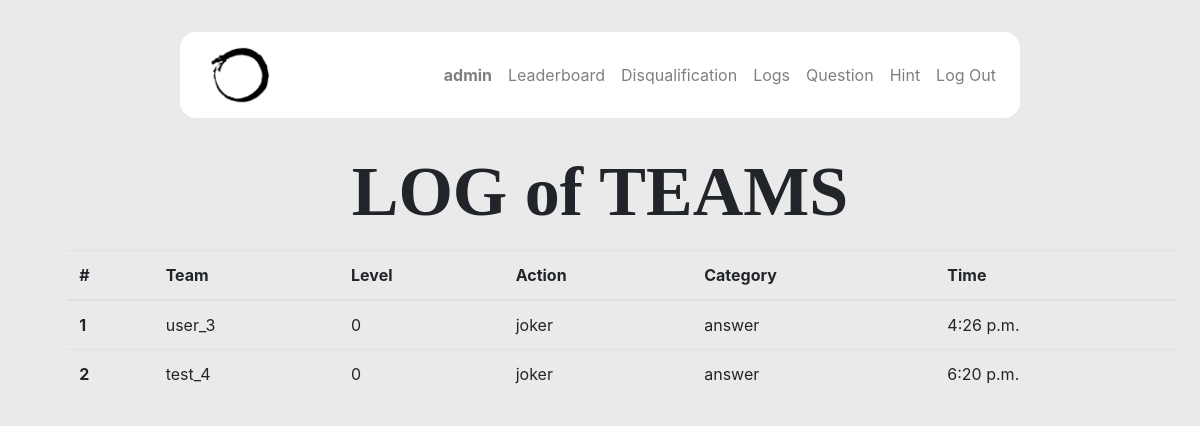
The app's page /log (signed in) with its own data.
### paradox/models.py (models this page shows, shortened)
class User(AbstractUser):
    pass

class log(models.Model):
    username = models.CharField(max_length=400)
    action = models.CharField(max_length=400)
    time = models.TimeField(auto_now_add=True)
    category = models.CharField(max_length=400)
    level = models.IntegerField()
    objects = models.Manager()

### paradox/views.py (the view)
# urls.py: path("log",views.log_page, name="log-page"),
@staff_member_required(login_url="/")
def log_page(request):
    log_data = log.objects.order_by("time").all()
    return render(request, "log.html", {
        "log_data": log_data
    })

### paradox/templates/log.html
{% extends "layout.html" %}
{% load i18n %}
{% load static %}
{% block extra_css %}
    <link href="{% static 'paradox/leaderboard.css' %}" rel="stylesheet">
{% endblock %}
{% block body %}
    <div id="leaderboard">
        <h1>LOG of TEAMS</h1>
        <div id="leaderboard" class="container mb-4 mt-3">
            <table class="table">
                <thead>
                <tr>
                    <th scope="col">#</th>
                    <th scope="col">Team</th>
                    <th scope="col">Level</th>
                    <th scope="col">Action</th>
                    <th scope="col">Category</th>
                    <th scope="col">Time</th>
                </tr>
                </thead>
                <tbody>
                {% for log in log_data %}
                    <tr>
                        <th scope="row">{{ forloop.counter }}</th>
                        <td>{{ log.username }}</td>
                        <td>{{ log.level }}</td>
                        <td>{{ log.action }}</td>
                        <td>{{ log.category }}</td>
                        <td>{{ log.time }}</td>
                    </tr>
                {% endfor %}
                </tbody>
            </table>
        </div>
    </div>
{% endblock %}

### paradox/templates/layout.html (shortened to what this page needs)
{% load static %}
<!DOCTYPE html>
<html lang="en">
    <head>
        <link rel="stylesheet" href="https://stackpath.bootstrapcdn.com/bootstrap/4.4.1/css/bootstrap.min.css">
        {% block extra_css %}{% endblock %}
        <link href="{% static 'paradox/main.css' %}" rel="stylesheet">
    </head>
    <body>
        <nav class="navbar navbar-expand-lg navbar-light " id="nav">
            <a class="navbar-brand" href="{% url 'index' %}">
                <img src="{% static 'paradox/logo.png' %}" width="60" height="60" alt="">
            </a>
            <div class="collapse navbar-collapse">
              <ul class="navbar-nav ml-auto">
                {% if user.is_authenticated %}
                    <li class="nav-item">
                        <a class="nav-link" href="{% url 'user-profile' %}"><strong>{{ user.username }}</strong></a>
                    </li>
                {% endif %}
                <li class="nav-item">
                  <a class="nav-link" href="{% url 'leaderboard-page' %}">Leaderboard</a>
                </li>
                {% if user.is_staff %}
                    <li class="nav-item">
                        <a class="nav-link" href="{% url 'disqualification-page' %}">Disqualification</a>
                    </li>
                    <li class="nav-item">
                        <a class="nav-link" href="{% url 'log-page' %}">Logs</a>
                    </li>
                {% endif %}
                {% if user.is_authenticated %}
                    <li class="nav-item">
                        <a class="nav-link" href="{% url 'question-page' %}">Question</a>
                    </li>
                    <li class="nav-item">
                        <a class="nav-link" href="{% url 'hint-page' %}">Hint</a>
                    </li>
                    <li class="nav-item">
                        <a class="nav-link" href="{% url 'logout' %}">Log Out</a>
                    </li>
                {% endif %}
              </ul>
            </div>
          </nav>
        <div class="body">
            {% block body %}
            {% endblock %}
        </div>
    </body>
</html>

### paradox/static/paradox/leaderboard.css (style rules this page uses)
.table { margin-left: 2%; }
h1 { text-align: center; font-family:fantasy; font-weight: 600; text-align: center; font-size:70px; }

### paradox/static/paradox/main.css (style rules this page uses)
html, body { background: #eaeaea; }
nav { margin: 2em; background-color: #fff; border-radius: 1em; margin-right: 15% !important; margin-left: 15% !important; padding-left: 2.5% !important; }

### records on screen
User: username "admin"
log: username "user_3", level "0", action "joker", category "answer", time "4:26 p.m."
log: username "test_4", level "0", action "joker", category "answer", time "6:20 p.m."
